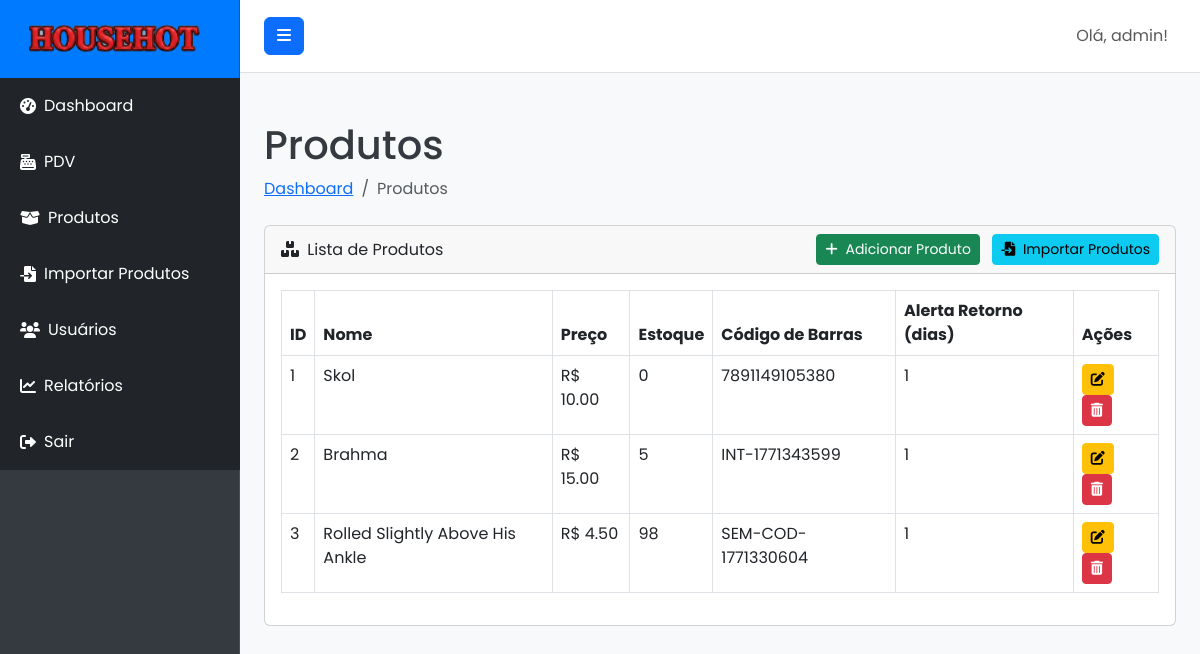
Page /products (signed in) on the earlier database version.
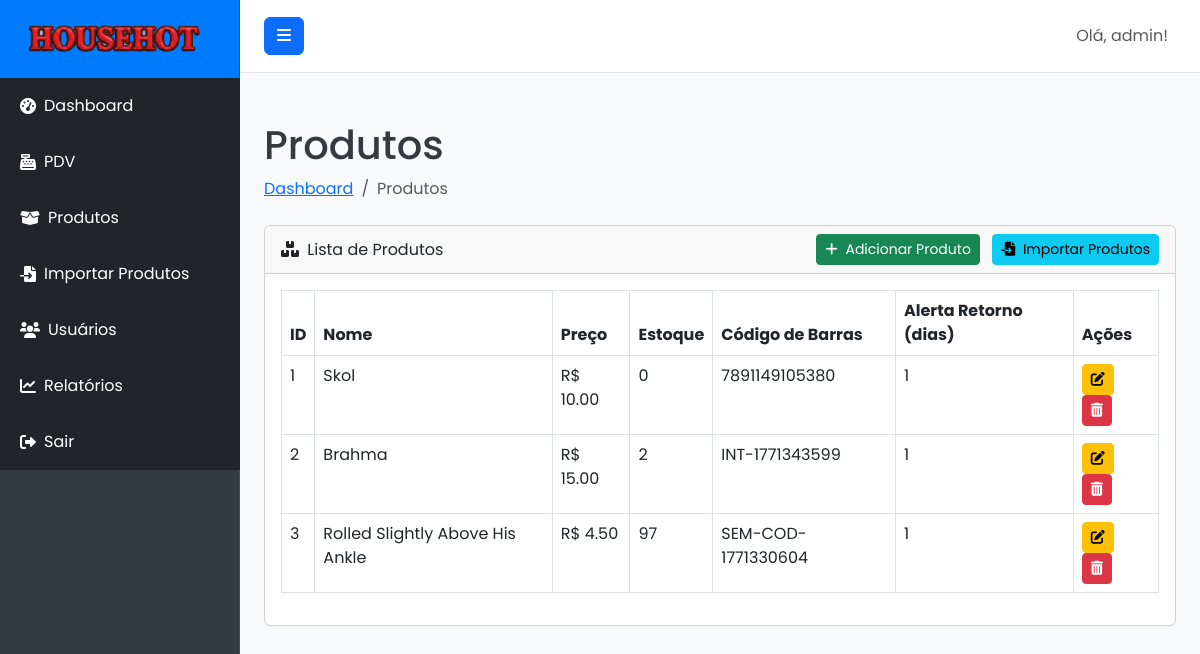
Same page on the later database version.
### models.py (models this page shows, shortened)
class Product(db.Model):
    id = db.Column(db.Integer, primary_key=True)
    name = db.Column(db.String(100), nullable=False)
    description = db.Column(db.Text, nullable=True)
    price = db.Column(db.Float, nullable=False)
    stock = db.Column(db.Integer, nullable=False, default=0)
    barcode = db.Column(db.String(50), unique=True, nullable=True)
    return_alert_days = db.Column(db.Integer, nullable=True, default=None) # Pode ser nulo se não houver alerta

### routes.py (the view)
@main_bp.route('/products')
@admin_required
def products():
    return render_template('products.html', products=Product.query.all())

### models.py (called while the page is built)
    def is_admin(self):
        return self.role == 'admin'

### routes.py (called while the page is built)
def admin_required(f):
    @wraps(f)
    @login_required
    def decorated_function(*args, **kwargs):
        if not current_user.is_admin():
            flash('Você não tem permissão para acessar esta página.', 'danger')
            return redirect(url_for('main.dashboard'))
        return f(*args, **kwargs)
    return decorated_function

### templates/products.html (shortened to what this page needs)
{% extends "base.html" %}
{% block content %}
<div class="container-fluid">
    <h1 class="mt-4">Produtos</h1>
    <ol class="breadcrumb mb-4">
        <li class="breadcrumb-item"><a href="{{ url_for('main.dashboard') }}">Dashboard</a></li>
        <li class="breadcrumb-item active">Produtos</li>
    </ol>
    <div class="card mb-4">
        <div class="card-header d-flex justify-content-between align-items-center">
            <div>
                <i class="fas fa-boxes me-1"></i>
                Lista de Produtos
            </div>
            <div>
                <a href="{{ url_for('main.add_product') }}" class="btn btn-success btn-sm me-2">
                    <i class="fas fa-plus me-1"></i> Adicionar Produto
                </a>
                <a href="{{ url_for('main.import_products') }}" class="btn btn-info btn-sm">
                    <i class="fas fa-file-import me-1"></i> Importar Produtos
                </a>
            </div>
        </div>
        <div class="card-body">
            <div class="table-responsive">
                <table class="table table-bordered" id="productsTable" width="100%" cellspacing="0">
                    <thead>
                        <tr>
                            <th>ID</th>
                            <th>Nome</th>
                            <th>Preço</th>
                            <th>Estoque</th>
                            <th>Código de Barras</th>
                            <th>Alerta Retorno (dias)</th>
                            <th>Ações</th>
                        </tr>
                    </thead>
                    <tbody>
                        {% for product in products %}
                        <tr>
                            <td>{{ product.id }}</td>
                            <td>{{ product.name }}</td>
                            <td>R$ {{ "%.2f"|format(product.price) }}</td>
                            <td>{{ product.stock }}</td>
                            <td>{{ product.barcode if product.barcode else 'N/A' }}</td>
                            <td>{{ product.return_alert_days if product.return_alert_days is not none else 'N/A' }}</td>
                            <td>
                                <a href="{{ url_for('main.edit_product', product_id=product.id) }}" class="btn btn-warning btn-sm me-1">
                                    <i class="fas fa-edit"></i>
                                </a>
                                <form action="{{ url_for('main.delete_product', product_id=product.id) }}" method="POST" class="d-inline">
                                    <button type="submit" class="btn btn-danger btn-sm" onclick="return confirm('Tem certeza que deseja excluir este produto?');">
                                        <i class="fas fa-trash-alt"></i>
                                    </button>
                                </form>
                            </td>
                        </tr>
                        {% endfor %}
                    </tbody>
                </table>
            </div>
        </div>
    </div>
</div>
{% endblock %}

Differences in the rows shown:
changed Product "Brahma": stock "5" → "2"
changed Product "Rolled Slightly Above His Ankle": stock "98" → "97"
